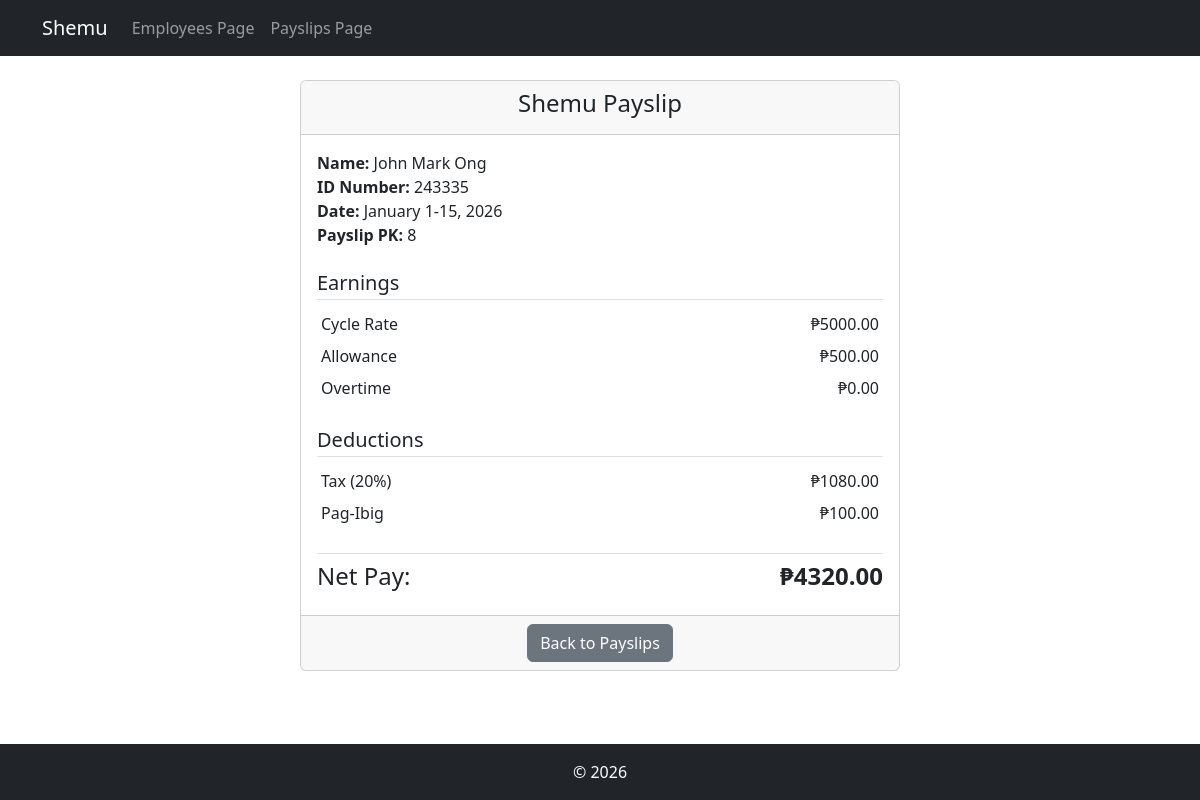
The app's page /payslips/view/8/ with its own data.
### payroll_app/models.py (models this page shows, shortened)
class Payslip(models.Model):
    id_number = models.ForeignKey(Employee, on_delete=models.CASCADE, to_field="id_number")
    month = models.CharField(max_length=20)
    date_range = models.CharField(max_length=20)
    year = models.CharField(max_length=4)
    pay_cycle = models.IntegerField()
    rate = models.FloatField()
    earnings_allowance = models.FloatField()
    deductions_tax = models.FloatField()
    deductions_health = models.FloatField()
    pag_ibig = models.FloatField()
    sss = models.FloatField()
    overtime = models.FloatField()
    total_pay = models.FloatField()
    def getIDNumber(self):
        return self.id_number.id_number
    def getMonth(self):
        return self.month
    def getDate_range(self):
        return self.date_range
    def getYear(self):
        return self.year
    def getPay_cycle(self):
        return self.pay_cycle
    def getCycleRate(self):
        return self.rate / 2
    def getEarnings_allowance(self):
        return self.earnings_allowance
    def getDeductions_tax(self):
        return self.deductions_tax
    def getPag_ibig(self):
        return self.pag_ibig
    def getOvertime(self):
        return self.overtime
    def getTotal_pay(self):
        return self.total_pay

class Employee(models.Model):
    name = models.CharField(max_length=100)
    id_number = models.CharField(max_length=50, unique=True)
    rate = models.FloatField()
    overtime_pay = models.FloatField(null=True, blank=True)
    allowance = models.FloatField(null=True, blank=True)
    def getName(self):
        return self.name

### payroll_app/views.py (the view)
# urls.py: path('payslips/view/<int:pk>/', views.view_payslip, name='view_payslip'),
def view_payslip(request, pk):
    payslip = get_object_or_404(Payslip, pk=pk)
    return render(request, 'payroll_app/view_payslip.html', {'payslip': payslip})

### payroll_app/templates/payroll_app/view_payslip.html
{% extends 'payroll_app/base.html' %}
{% block content %}
<div class="card mx-auto" style="max-width: 600px;">
    <div class="card-header text-center">
        <h4>Shemu Payslip</h4>
    </div>
    <div class="card-body">
        <div class="mb-4">
            <strong>Name:</strong> {{ payslip.id_number.getName }}<br>
            <strong>ID Number:</strong> {{ payslip.getIDNumber }}<br>
            <strong>Date:</strong> {{ payslip.getMonth }} {{ payslip.getDate_range }}, {{ payslip.getYear }}<br>
            <strong>Payslip PK:</strong> {{ payslip.pk }}
        </div>
        <h5 class="border-bottom pb-1">Earnings</h5>
        <table class="table table-sm table-borderless">
            <tr><td>Cycle Rate</td><td class="text-end">₱{{ payslip.getCycleRate|floatformat:2 }}</td></tr>
            <tr><td>Allowance</td><td class="text-end">₱{{ payslip.getEarnings_allowance|floatformat:2 }}</td></tr>
            <tr><td>Overtime</td><td class="text-end">₱{{ payslip.getOvertime|floatformat:2 }}</td></tr>
        </table>
        <h5 class="border-bottom pb-1 mt-4">Deductions</h5>
        <table class="table table-sm table-borderless">
            <tr><td>Tax (20%)</td><td class="text-end">₱{{ payslip.getDeductions_tax|floatformat:2 }}</td></tr>
            {% if payslip.getPay_cycle == 1 %}
                <tr><td>Pag-Ibig</td><td class="text-end">₱{{ payslip.getPag_ibig|floatformat:2 }}</td></tr>
            {% else %}
                <tr><td>Philhealth (4%)</td><td class="text-end">₱{{ payslip.getDeductions_health|floatformat:2 }}</td></tr>
                <tr><td>SSS (4.5%)</td><td class="text-end">₱{{ payslip.getSSS|floatformat:2 }}</td></tr>
            {% endif %}
        </table>
        <h4 class="border-top pt-2 mt-4 d-flex justify-content-between">
            <span>Net Pay:</span>
            <strong>₱{{ payslip.getTotal_pay|floatformat:2 }}</strong>
        </h4>
    </div>
    <div class="card-footer text-center">
        <a href="{% url 'payslips' %}" class="btn btn-secondary">Back to Payslips</a>
    </div>
</div>
{% endblock %}

### records on screen
Payslip: id_number.getName "John Mark Ong", getIDNumber "243335", getMonth "January", getDate_range "1-15", getYear "2026", pk "8", getCycleRate "5000.00", getEarnings_allowance "500.00", getOvertime "0.00", getDeductions_tax "1080.00", getPag_ibig "100.00", getTotal_pay "4320.00"
